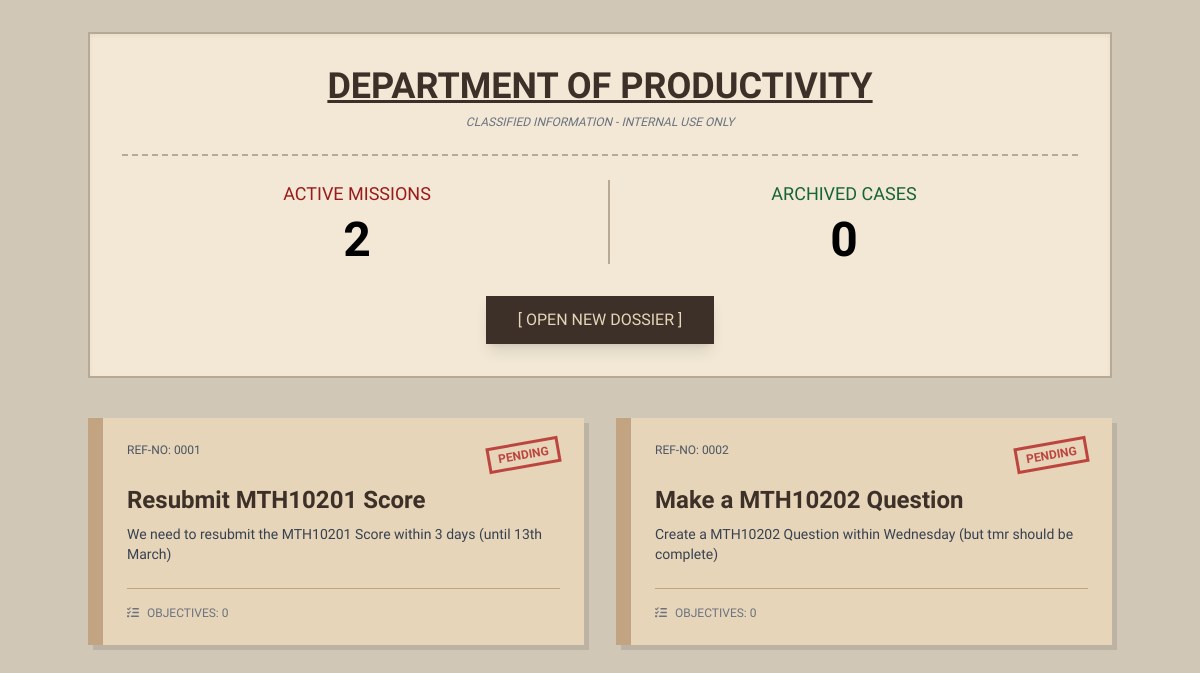
Page /todo/ on the earlier database version.
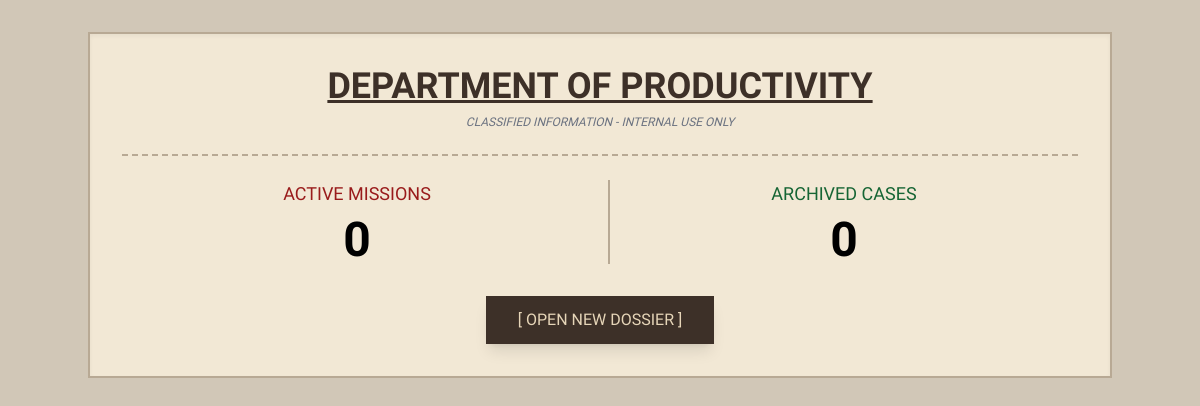
Same page on the later database version.
### models.py (models this page shows)
class Task(db.Model):
    id = db.Column(db.Integer, primary_key=True)
    title = db.Column(db.String(200), nullable=False)
    description = db.Column(db.Text, nullable=True)
    status = db.Column(db.String(20), default='pending')
    subtasks = db.relationship('Subtask', backref='task', lazy=True, cascade="all, delete-orphan")

### todo_routes.py (the view)
@todo_bp.route('/')
def index():
    tasks = Task.query.all()
    pending_count = sum(1 for task in tasks if task.status == 'pending')
    completed_count = len(tasks) - pending_count
    return render_template('todo/index.html', tasks=tasks, pending_count=pending_count, completed_count=completed_count)

### templates/todo/index.html (shortened to what this page needs)
<!DOCTYPE html>
<html lang="en">
<head>
    <script src="https://cdn.tailwindcss.com"></script>
    <link rel="stylesheet" href="https://cdnjs.cloudflare.com/ajax/libs/font-awesome/6.4.0/css/all.min.css">
</head>
<body class="p-8">
    <div class="max-w-5xl mx-auto">
        <div class="bg-[#f2e8d5] p-8 border-2 border-[#b8a994] mb-10 shadow-inner relative overflow-hidden">
            <h1 class="text-4xl typewriter font-bold text-[#3d3028] mb-2 text-center underline">DEPARTMENT OF PRODUCTIVITY</h1>
            <p class="text-center typewriter text-xs text-gray-500 mb-6 italic">CLASSIFIED INFORMATION - INTERNAL USE ONLY</p>
            <div class="grid grid-cols-2 gap-4 mt-4 border-t-2 border-dashed border-[#b8a994] pt-6">
                <div class="text-center">
                    <p class="typewriter text-lg text-red-800">ACTIVE MISSIONS</p>
                    <p class="text-5xl font-bold mt-2">{{ pending_count }}</p>
                </div>
                <div class="text-center border-l-2 border-[#b8a994]">
                    <p class="typewriter text-lg text-green-800">ARCHIVED CASES</p>
                    <p class="text-5xl font-bold mt-2">{{ completed_count }}</p>
                </div>
            </div>
            <button onclick="document.getElementById('taskModal').classList.remove('hidden')"
                    class="mt-8 mx-auto block bg-[#3d3028] text-[#e6d5b8] px-8 py-3 typewriter hover:bg-black transition shadow-lg">
                [ OPEN NEW DOSSIER ]
            </button>
        </div>
        <div class="grid grid-cols-1 md:grid-cols-2 gap-8">
            {% for task in tasks %}
            <div class="relative group">
                <a href="{{ url_for('todo.task_detail', task_id=task.id) }}" class="folder-card p-6 block hover:-translate-y-1 transition duration-200 relative overflow-hidden h-full">
                    <div class="flex justify-between items-start mb-4">
                        <span class="text-xs typewriter text-gray-600">REF-NO: {{ "%04d"|format(task.id) }}</span>
                        <div class="{% if task.status == 'pending' %}stamp-pending{% else %}stamp-done{% endif %} typewriter text-xs">
                            {{ task.status }}
                        </div>
                    </div>
                    <h3 class="text-2xl font-bold text-[#3d3028] mb-2 group-hover:underline">{{ task.title }}</h3>
                    <p class="text-sm text-gray-700 h-12 overflow-hidden mb-4">{{ task.description or "No further intel..." }}</p>
                    <div class="flex items-center text-xs typewriter text-gray-500 border-t border-[#c2a382] pt-4">
                        <i class="fa-solid fa-list-check mr-2"></i> OBJECTIVES: {{ task.subtasks | length }}
                    </div>
                </a>
            </div>
            {% endfor %}
        </div>
    </div>
</body>
</html>

### templates/todo/index.html (style rules this page uses)
body { background-color: #d1c7b7; font-family: 'Prompt', sans-serif; }
.typewriter { font-family: 'Special Elite', cursive; }

Differences in the rows shown:
removed Task: id "0001", status "PENDING", title "Resubmit MTH10201 Score", description "We need to resubmit the MTH10201 Score within 3 days (until 13th March)", subtasks|length "0"
removed Task: id "0002", status "PENDING", title "Make a MTH10202 Question", description "Create a MTH10202 Question within Wednesday (but tmr should be complete)", subtasks|length "0"
Other differences:
{{ pending_count }}: "2" → "0"
